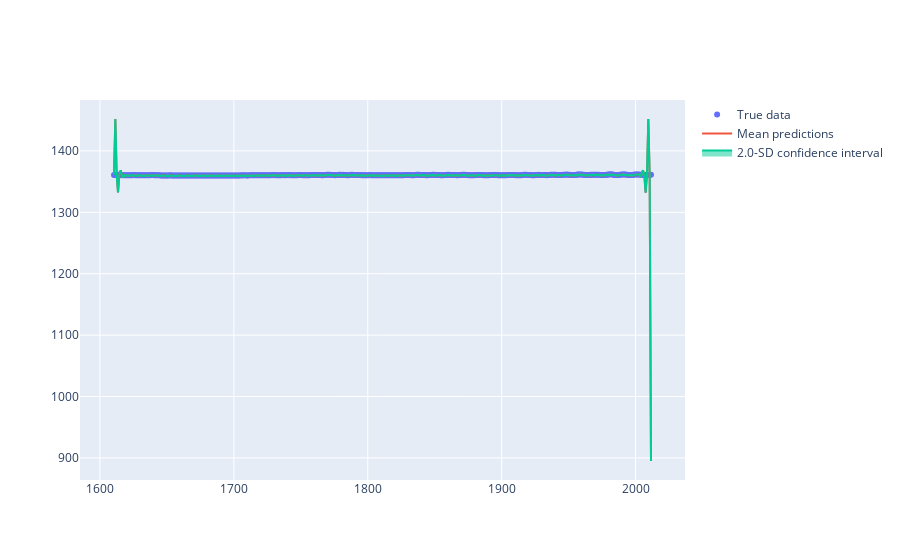

The code cell stored with this chart in its notebook:
### Code cell
gp_partial = GP(lengthscale=1, s=5)
gp_partial.fit(x_partial, y_partial, steps=0)
m_partial, cov_partial = gp_partial.conditional_distribution_at(x)
variances_partial = np.diagonal(cov_partial)
# deal with possible negative values (they will be small rounding errors where present)
variances_partial = np.sqrt(variances_partial**2)
plot_mean_preds_with_ci(x.flatten(), y.flatten(), m_partial.flatten(), variances.flatten())

### Figure 1 — Plotly figure (JSON) as saved in the notebook; plotly's stock layout.template omitted (floating-point values rounded to 4 significant figures; data arrays with more than 128 entries replaced by an {"elided": "..."} marker saying what was removed)
{"data": [{"mode": "markers", "name": "True data", "type": "scatter", "x": {"elided": "402 float values"}, "y": {"elided": "402 float values"}}, {"mode": "lines", "name": "Mean predictions", "type": "scatter", "x": {"elided": "402 float values"}, "y": {"elided": "402 float values"}}, {"fill": "toself", "name": "2.0-SD confidence interval", "type": "scatter", "x": {"elided": "804 float values"}, "y": {"elided": "804 float values"}}], "layout": {}}
